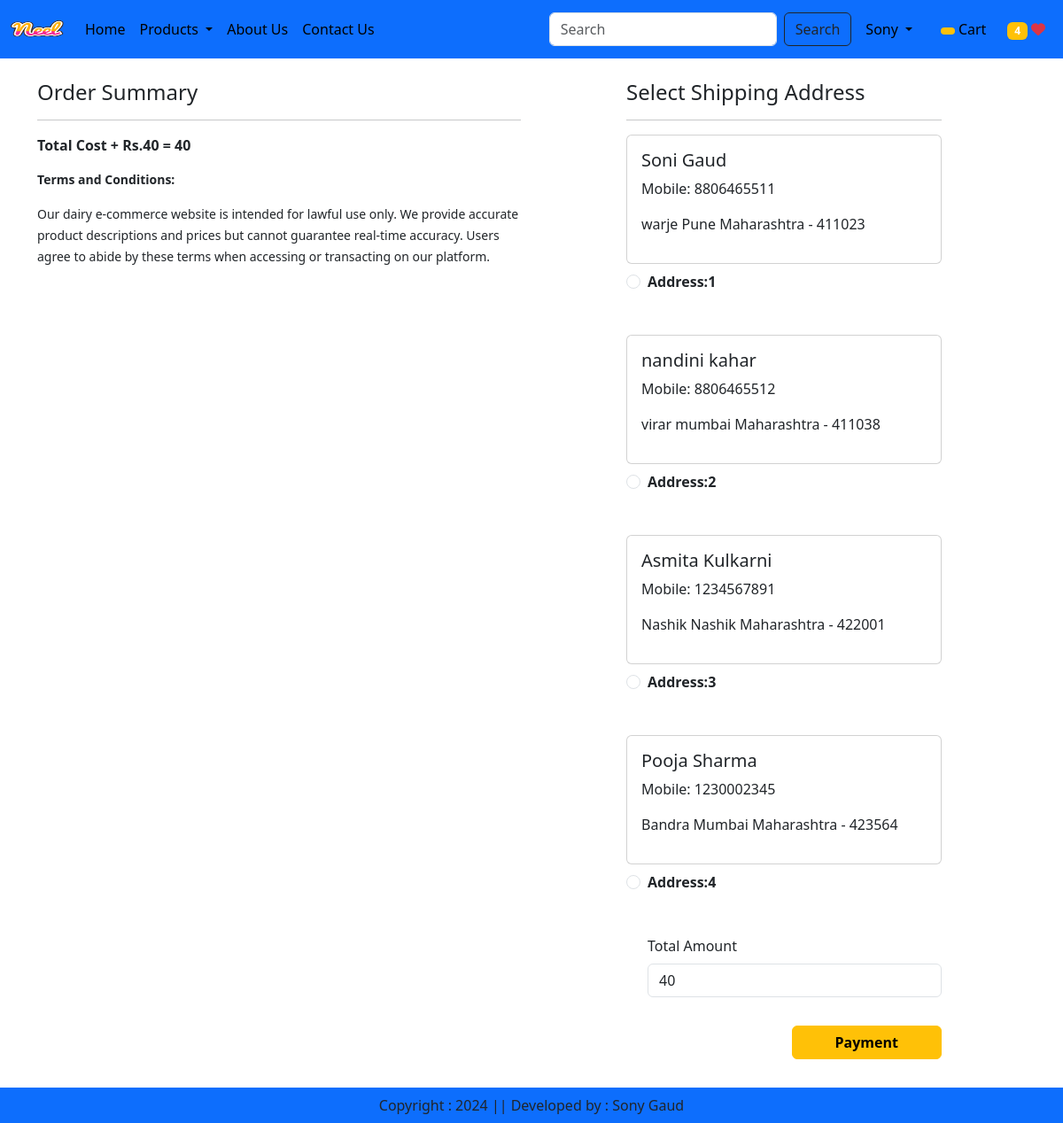
Screenshot of /checkout/ (signed in) with the database file from the repository.
### app/models.py (models this page shows, shortened)
class Customer(models.Model):
    user = models.ForeignKey(User, on_delete = models.CASCADE)
    name = models.CharField(max_length = 200)
    locality = models.CharField(max_length = 200)
    city = models.CharField(max_length = 50)
    mobile = models.IntegerField(default = 0)
    zipcode = models.IntegerField()
    state = models.CharField(choices= STATE_CHOICES, max_length = 100)

### app/views.py (the view, shortened to what this page needs)
# urls.py: path("checkout/", views.checkout.as_view(), name="checkout"),
@method_decorator(login_required, name='dispatch')
class checkout(View):
    def get(self, request):
        totalitem = 0
        wishitem = 0
        if request.user.is_authenticated:
            totalitem = len(Cart.objects.filter(user=request.user))
            wishitem = len(Wishlist.objects.filter(user=request.user))
        user=request.user
        add=Customer.objects.filter(user=user)
        cart_items=Cart.objects.filter(user=user)
        famount = 0
        for p in cart_items:
            value = p.quantity * p.product.discounted_price
            famount = famount + value
        totalamount = famount + 40
        razoramount = int(totalamount * 100)
        client = razorpay.Client(auth=(settings.RAZOR_KEY_ID, settings.RAZOR_KEY_SECRET))
        data = {"amount": razoramount, "currency" : "INR", "receipt": "order_rcptid_l2"}
        payment_response = client.order.create(data=data)
        print(payment_response)
        order_id = payment_response['id']
        order_status = payment_response['status']
        return render(request, 'app/checkout.html', locals())

### app/templates/app/checkout.html (shortened to what this page needs)
{% extends 'app/base.html' %}
{% load static %}
{% block main-content %}
<div class="container">
    <div class="row nt-5">
        <div class="col-sm-6"><br>
            <h4> Order Summary </h4>
            <hr>
            <p class="fw-bold"> Total Cost + Rs.40 = {{totalamount}} </p>
            <small> <p class="fw-bold"> Terms and Conditions:</p>Our dairy e-commerce website is intended for lawful use only.
                    We provide accurate product descriptions and prices but cannot guarantee real-time accuracy. Users agree
                    to abide by these terms when accessing or transacting on our platform.</small>
        </div>
        <div class="col-sm-4 offset-sm-1"><br>
            <h4> Select Shipping Address </h4>
            <hr>
            <form method="post" id="myform">
                {% for ad in add %}
                <div class="card">
                    <div class="card-body">
                    <h5>{{ad.name}}</h5>
                    <p>Mobile: {{ad.mobile}}</p>
                    <p> {{ad.locality}} {{ad.city}} {{ad.state}} - {{ad.zipcode}}</p>
                    </div>
                </div>
                    <div class="form-check mt-2 mb-5">
                        <input class="form-check-input" type="radio" name="custid" id="custadd{{forloop.counter}}" value="{{ad.id}}">
                        <label class="form-check-label fw-bold" for="custadd{{forloop.counter}}">
                            Address:{{forloop.counter}}</label>
                    </div>
                {% endfor %}
                    <div class="form-check mb-3">
                        <label for="totamount" class="form-label"> Total Amount</label>
                        <input type="number" class="form-control" name="totamount" value={{totalamount}} readonly>
                    </div>
                    <div class="text-end">
                        <button id="rzp-button1" type="submit" class="btn btn-warning mt-3 px-5 fw-bold">Payment</button>
                    </div>
            </form> <br> <br> <br>
        </div>
    </div>
</div>
{% endblock main-content %}

### rows the page displays
Customer: name "Soni Gaud", mobile "8806465511", locality "warje", city "Pune", state "Maharashtra", zipcode "411023"
Customer: name "nandini kahar", mobile "8806465512", locality "virar", city "mumbai", state "Maharashtra", zipcode "411038"
Customer: name "Asmita Kulkarni", mobile "1234567891", locality "Nashik", city "Nashik", state "Maharashtra", zipcode "422001"
Customer: name "Pooja Sharma", mobile "1230002345", locality "Bandra", city "Mumbai", state "Maharashtra", zipcode "423564"

### other values shown
{{ wishitem }} "4"
{{ totalamount }} "40"
